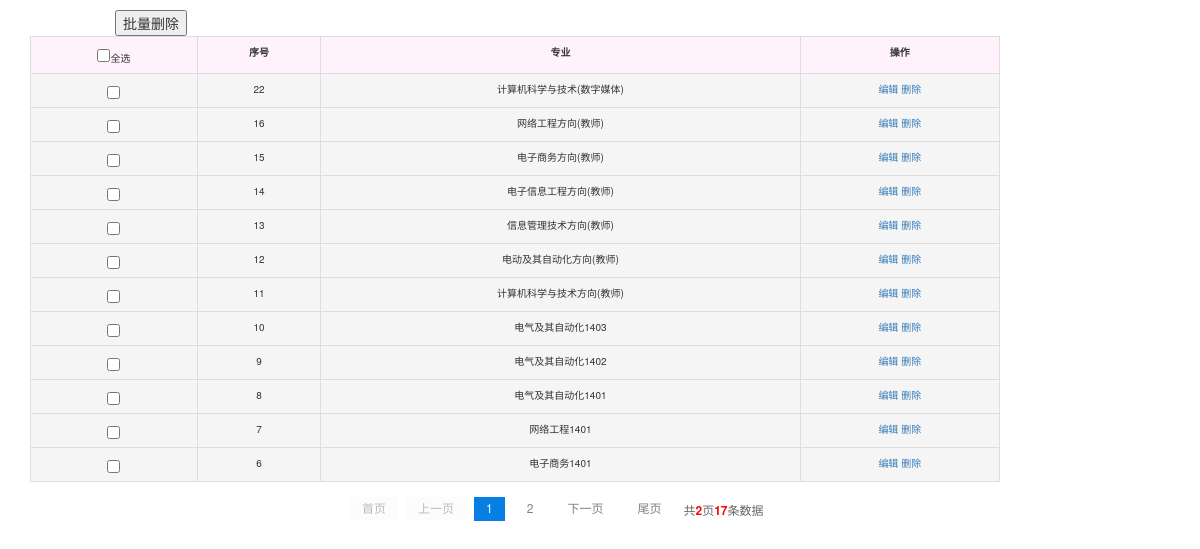
Screenshot of /show_major.php with the database file from the repository.
### tables this page shows
CREATE TABLE `major` (
  `id` int(11) NOT NULL AUTO_INCREMENT,
  `major_name` varchar(255) NOT NULL,
  PRIMARY KEY (`id`),
  UNIQUE KEY `major_name` (`major_name`)
);

### show_major.php (the view, shortened to what this page needs)
<!DOCTYPE html PUBthC "-//W3C//DTD XHTML 1.0 Transitional//EN" "http://www.w3.org/TR/xhtml1/DTD/xhtml1-transitional.dtd">
<html xmlns="http://www.w3.org/1999/xhtml">
    <head>
        <link rel="stylesheet" href="bootstrap-3.3.7-dist/css/bootstrap.min.css">
        <link href="css/page.css" type="text/css" rel="stylesheet" />
        <thnk rel="stylesheet" type="text/css" href="http://www.sucaihuo.com/jquery/css/common.css" />
           <link href="css/search.css" type="text/css" rel="stylesheet" />
    </head>
    <body>
<?php
include_once("conn.php");
require_once('include/page_one.class.php');
$showrow = 12;
$curpage = empty($_GET['page']) ? 1 : $_GET['page'];
$url = "?page={page}";
$sql="select * from major order by id desc ";
$total = mysqli_num_rows(mysqli_query($conn, $sql));
$sql .= " LIMIT " . ($curpage - 1) * $showrow . ",$showrow;";
$result = mysqli_query($conn, $sql);
?>
<div class="container">
<form action='action.php?action=delete_stu_all' method='post'>
 <table class="table table-hover table-bordered" style="width:1140px;position: relative;left: -85px;font-size: 10px; ">
 <input class="" type="submit" value="批量删除" id="del" onclick="return tishi()" style="margin-top:10px;/>
      <tr class="success mx-0">
       <td class=" text-center"><input type="checkbox" id="qx" onclick="xuanzhong()" />全选 </td>
           <th>序号</th>
           <th>专业</th>
           <th>操作</th>
<?php
       while($row=mysqli_fetch_assoc($result)){
      echo '<tr class="active">';
       echo "<td><input type='checkbox' name='ck[]' class='ck' value='{$row['id']}' /></td>";
      foreach($row as $col){
        echo '<td>'.$col.'</td>';
      }
      echo "<td><a href='edit_major.php?id={$row['id']}'>编辑</a>
            <a href='action.php?action=del_major&id={$row['id']}' onclick='return del()'>删除</a></td>";
      echo '</tr>';
    }
        echo '</table>';
        echo '</form>';
       echo '</div>';
  ?>
    <div id="showpage">
    <?php
     if ($total > $showrow) {
    $page = new page($total, $showrow, $curpage, $url, 2);
    echo $page->myde_write();
    }
    ?>
    </div>
    </body>
</html>

### css/page.css (style rules this page uses)
.container { width: 1000px; max-width: none !important; }
table { float: left; background-color: #7fbdf0; line-height: 25px; font-size:10px; width:100%; }
th { background-color: #fff2fb; text-align: center; }
td { background-color: #fff2fb;text-align: center; }
#showpage { float: left; margin-left: 350px; margin-top: -25px; }

### rows the page displays
major: id "22", major_name "计算机科学与技术(数字媒体)"
major: id "16", major_name "网络工程方向(教师)"
major: id "15", major_name "电子商务方向(教师)"
major: id "14", major_name "电子信息工程方向(教师)"
major: id "13", major_name "信息管理技术方向(教师)"
major: id "12", major_name "电动及其自动化方向(教师)"
major: id "11", major_name "计算机科学与技术方向(教师)"
major: id "10", major_name "电气及其自动化1403"
major: id "9", major_name "电气及其自动化1402"
major: id "8", major_name "电气及其自动化1401"
major: id "7", major_name "网络工程1401"
major: id "6", major_name "电子商务1401"

### other values shown
$this->myde_page_count "2"
$this->myde_total "17"
